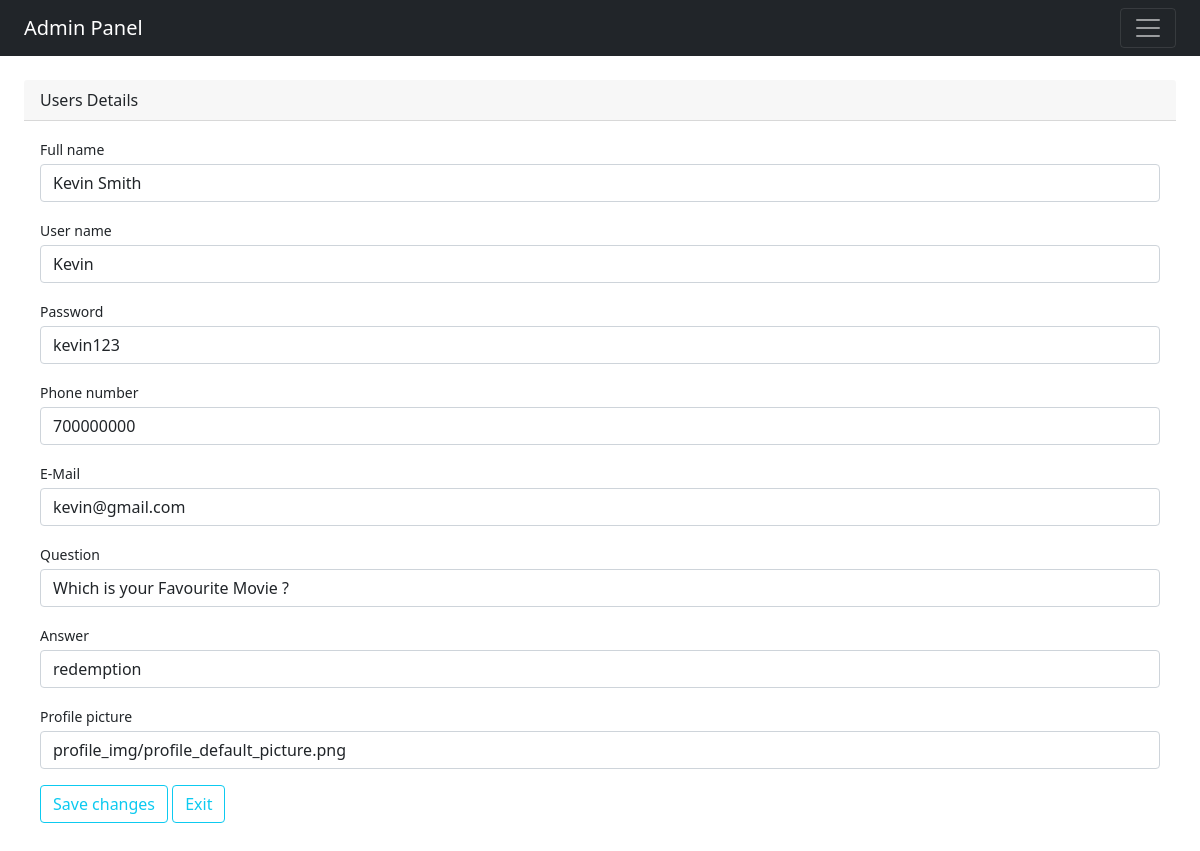
/admin/users_edit.php?id=1 (signed in), run on the app's committed database.
### tables this page shows
CREATE TABLE IF NOT EXISTS `register_table` (
  	`register_id` INT(10) NOT NULL AUTO_INCREMENT,
  	`register_full_name` VARCHAR(100) NOT NULL,
  	`register_user_name` VARCHAR(50) NOT NULL,
  	`register_password` VARCHAR(255) NOT NULL,
  	`register_contact_number` VARCHAR(15) NOT NULL,
  	`register_email` VARCHAR(60) NOT NULL,
  	`register_question` VARCHAR(100) NOT NULL,
  	`register_answer` VARCHAR(50) NOT NULL,
  	`register_profile_picture` VARCHAR(50) NOT NULL DEFAULT 'profile_img/profile_default_picture.png',
  	`register_time` VARCHAR(20) NOT NULL,
  	PRIMARY KEY (`register_id`)
);

### admin/functions/process_users_edit_data.php (called while the page is built)
<?php
    $id = $_GET['id'];
    $order_query = "SELECT * FROM `register_table` WHERE `register_id` = '$id'";
    $users_list_result = mysqli_query($connection_database, $order_query);
    $users_row = mysqli_fetch_assoc($users_list_result);
?>

### admin/users_edit.php (the view, shortened to what this page needs)
<?php
    include("includes/header.php");
    include("../includes/connection.php");
    include("functions/process_users_edit_data.php");
?>
        <div class="container-fluid px-4 mt-4">
            <form action="functions/process_users_edit.php" method="POST" enctype="multipart/form-data">
                <div class=" mb-4">
                    <div class="card-header">Users Details</div>
                        <div class="card-body">
                            <div class="mb-3">
                                <label class="small mb-1">Full name</label>
                                <input name="register_full_name" class="form-control" type="text" placeholder="Register full name" value="<?php echo $users_row['register_full_name']; ?>">
                            </div>
                            <div class="mb-3">
                                <label class="small mb-1">User name</label>
                                <input name="register_user_name" class="form-control" type="text" placeholder="Register user name" value="<?php echo $users_row['register_user_name']; ?>">
                            </div>
                            <div class="mb-3">
                                <label class="small mb-1">Password</label>
                                <input name="regsiter_password" class="form-control" type="text" placeholder="Password" value="<?php echo $users_row['register_password']; ?>">
                            </div>
                            <div class="mb-3">
                                <label class="small mb-1">Phone number</label>
                                <input name="register_contact_number" class="form-control" type="text" placeholder="Phone number" value="<?php echo $users_row['register_contact_number']; ?>">
                            </div>
                            <div class="mb-3">
                                <label class="small mb-1">E-Mail</label>
                                <input name="register_email" class="form-control" type="text" placeholder="E-Mail" value="<?php echo $users_row['register_email']; ?>">
                            </div>
                            <div class="mb-3">
                                <label class="small mb-1">Question</label>
                                <input name="register_question" class="form-control" type="text" placeholder="Question" value="<?php echo $users_row['register_question'] ?>">
                            </div>
                            <div class="mb-3">
                                <label class="small mb-1">Answer</label>
                                <input name="register_answer" class="form-control" type="text" placeholder="Answer" value="<?php echo $users_row['register_answer']; ?>">
                            </div>
                            <div class="mb-3">
                                <label class="small mb-1">Profile picture</label>
                                <input name="register_profile_picture" class="form-control" type="text" placeholder="Profile picture" value="<?php echo $users_row['register_profile_picture']; ?>">
                            </div>
                            <div class="row gx-3 mb-3">
                                <div class="col-md-6">
                                    <button class="btn btn-outline-info" type="submit" value="submit">Save changes</button>
                                    <a class="btn btn-outline-info" href="order_view.php">Exit</a>
                                </div>
                            </div>
                        </div>
                    </div>
                </div>
<?php
    include("includes/footer.php");
?>

### data on the page
register_table: register_full_name "Kevin Smith", register_user_name "Kevin", regsiter_password "kevin123", register_contact_number "700000000", register_email "kevin@gmail.com", register_question "Which is your Favourite Movie ?", register_answer "redemption", register_profile_picture "profile_img/profile_default_picture.png"
